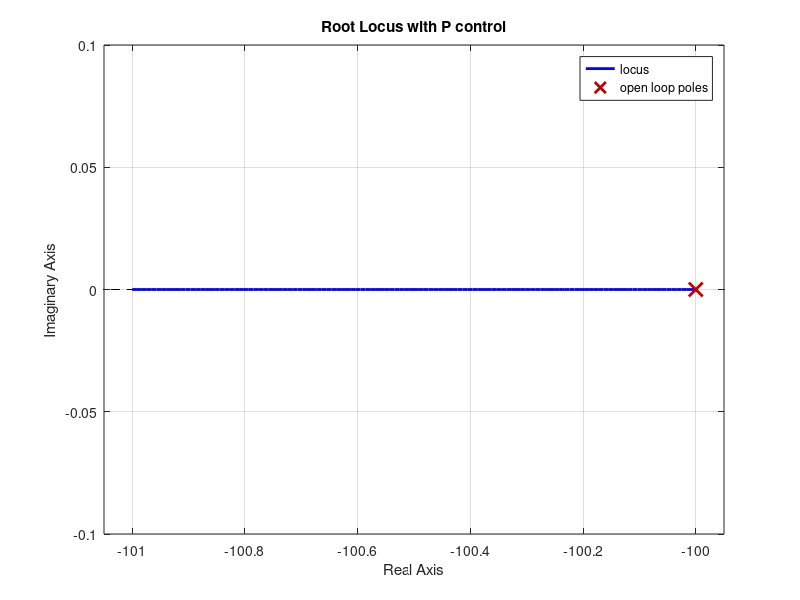
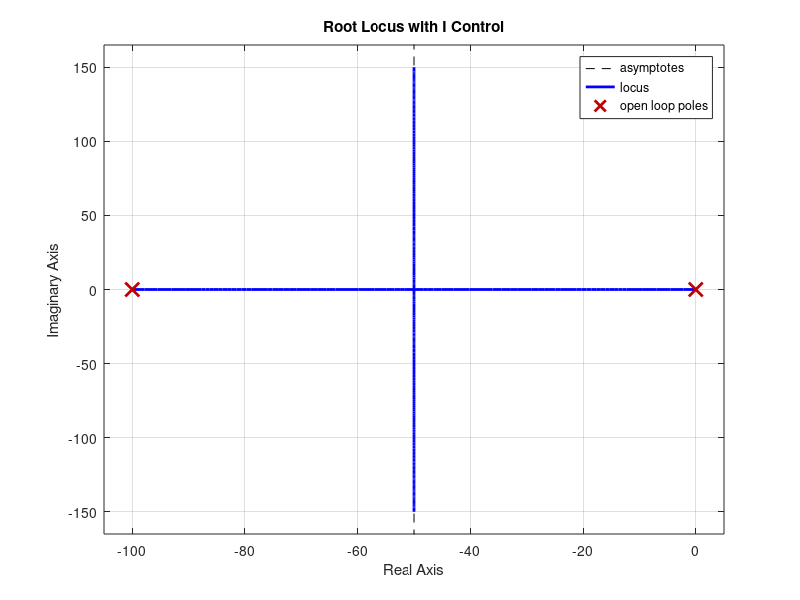
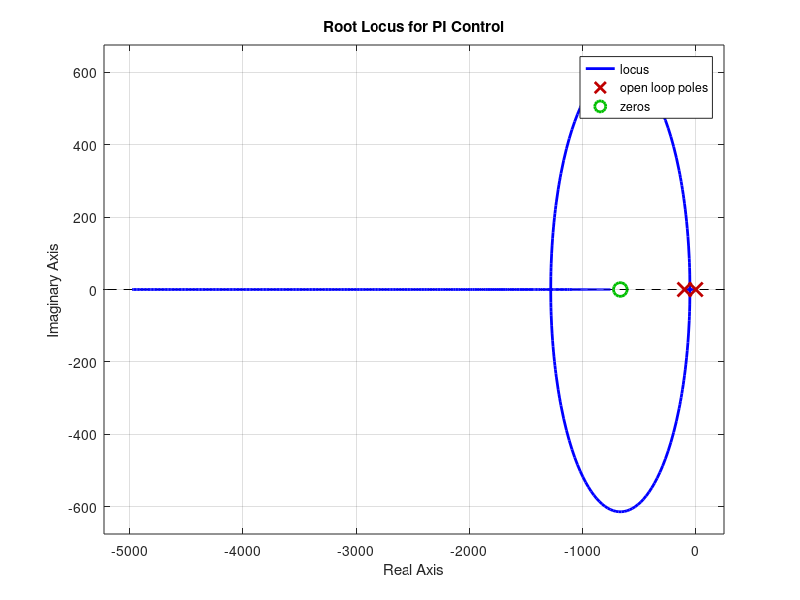

Write MATLAB code to recreate these figures, in order. (Note: this script raises an error after producing the figures.)
clear all; close all;
%% 4b
Rf=150000;
Ri=100000;
C1=0.033e-6;
C2=0.01e-6;

tau=.01; %s
Kv=20.02; %Rad/(V*s)
Ktach=.003; %V/rpm
Ktach=(Ktach*60)/(2*pi); %V/rad/s
Kadj=1;

%P
KGcP=Rf/Ri;
sysP=tf([Kadj*KGcP*Kv*Ktach],[tau 1]);

figure(2)
rlocus(sysP);
title('Root Locus with P control')
%I
KGcI=1/(Ri*C1);
sysI=tf([Kadj*KGcI*Kv*Ktach],[tau 1 0]);

figure(3)
rlocus(sysI)
title('Root Locus with I Control')
%PI
sysPI=tf([Kadj*Rf*C2*Kv*Ktach Kadj*Kv*Ktach],[Ri*C2*tau Ri*C2 0]);

figure(4)
rlocus(sysPI)
title('Root Locus for PI Control')
%% 4c
%P
sP = (1/tau)+KGcP*Ktach*(Kv/tau);
tauP=1/sP;

modelP=feedback(sysP,1);
opt=stepDataOptions;
opt.InputOffset=-4;
opt.StepAmplitude=8;


lvtdata = importdata('Data from Section 4 Step 5 P Controller.lvm','\t',34);
Peo = lvtdata.data(:,2);
Ptime=(0:0.000655:0.000655*4998)';
Ptime=Ptime(1335:1488);
Peo=Peo(1335:1488);
Ptime=Ptime-Ptime(1);

figure(5)
plot(Ptime,Peo,'r')
hold on
step(modelP,opt,.1)
title('Step Response with P Control')
xlabel('Time')
ylabel('Voltage (V)')
legend('Recorded Step Response','Predicted Step Response','location','best')
hold off
%I
syms s
eqn=1+(KGcI*Kv*Ktach)/(tau*s^2+s);
sI=solve(eqn,s);

modelI=feedback(sysI,1);

lvtdata = importdata('Data from Section 4 Step 5 I Controller.lvm','\t',34);
Ieo = lvtdata.data(:,2);
Itime=(0:0.000655:0.000655*4998)';
Itime=Itime(1205:1358);
Ieo=Ieo(1205:1358);
Itime=Itime-Itime(1);
figure(6)
plot(Itime,Ieo,'r')
hold on
step(modelI,opt,.1)
title('Step Response with I control')
xlabel('Time')
ylabel('Voltage (V)')
legend('Recorded Step Response','Predicted Step Response','location','best')
hold off

%PI
syms s
eqn=1+((Rf*C2*s*Kv*Ktach)+(Kv*Ktach))/((tau*Ri*C2*(s^2))+(Ri*C2*s)) == 0;
sPI = solve(eqn,s);

modelPI=feedback(sysPI,1);

lvtdata = importdata('Data from Section 4 Step 5 PI Controller.lvm','\t',34);
PIeo = lvtdata.data(:,2);
PItime=(0:0.000655:0.000655*4998)';
PItime=PItime(1094:1247);
PIeo=PIeo(1094:1247);
PItime=PItime-PItime(1);
figure(7)
plot(PItime,PIeo,'r')
hold on
step(modelPI,opt,.1)
title('Step Response with PI control')
xlabel('Time')
ylabel('Voltage (V)')
legend('Recorded Step Response','Predicted Step Response','location','best')
hold off

%% 4d
tauOL=tau;
tauP=1/sP;
tauI=1/50;
tauPI=1/93.0148;

%P
%I
%PI